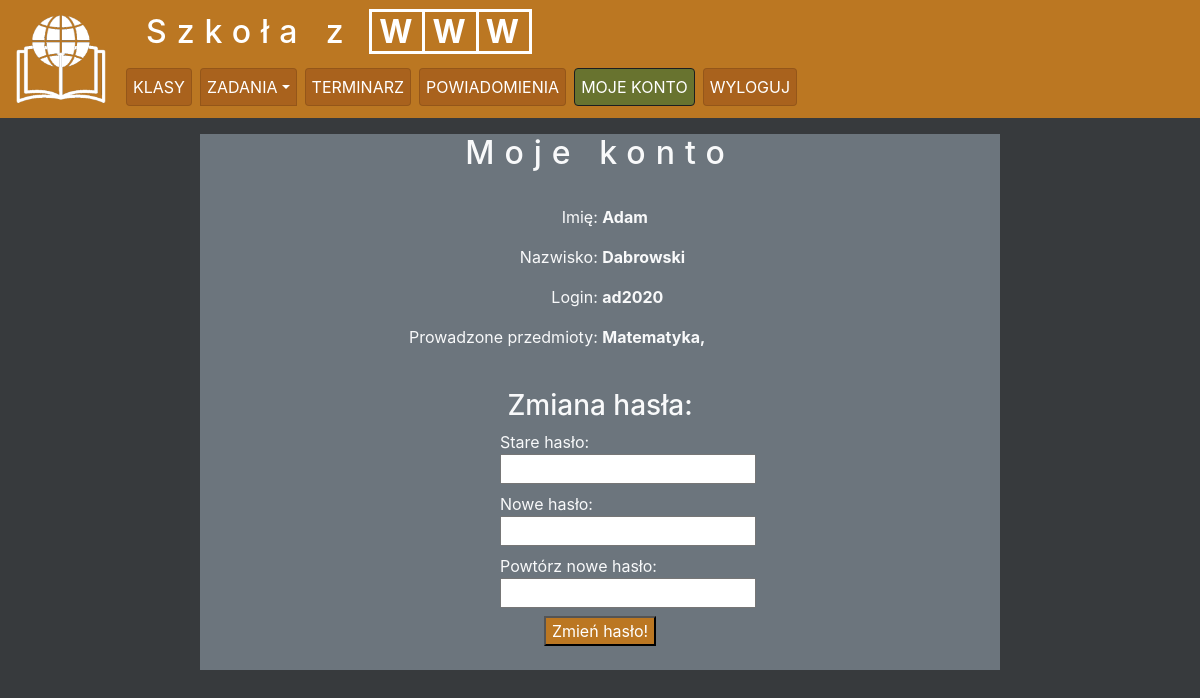
Page /mojeKonto.php (signed in) on the committed database.
### tables this page shows
CREATE TABLE `nauczyciele` (
  `id` int(11) NOT NULL,
  `imie` text NOT NULL,
  `nazwisko` text NOT NULL,
  `login` text NOT NULL,
  `haslo` text NOT NULL
);

CREATE TABLE `przedmioty` (
  `id` int(11) NOT NULL,
  `nazwa` text NOT NULL
);

### mojeKonto.php (the view, shortened to what this page needs)
<!DOCTYPE html>
<html lang="pl">
<head>
	<link rel="stylesheet" href="css/bootstrap.min.css">
	<link rel="stylesheet" href="main.css">
</head>
<body>
	<?php $active = "mojeKonto"; require "header.php";	?>
	<main>
		<div class="container-fluid">
			<div class="row">
				<div class="col-sm-8 my-3 mx-auto bg-secondary text-center text-light">
					<h2>Moje konto</h2>
					<br>
					<div class="d-inline-block text-right align-top w-25">
						<p>Imię: </p>
						<p>Nazwisko: </p>
						<p>Login: </p>
<?php
	if($_SESSION['zalogowany'][0] == 'u')
		echo "<p>Klasa: </p>";
	else
		echo "<p>Prowadzone przedmioty: ";
?>
					</div>
					<div class="d-inline-block text-left w-25">
<?php
	require_once "dbconnect.php";
	$conn = new mysqli($host, $user, $pass, $db);
	$dane = explode(",", $_SESSION['zalogowany']);
	if($dane[0] == "n")
		$result = $conn->query("SELECT * FROM nauczyciele WHERE id = '$dane[1]'");
	else
		$result = $conn->query("SELECT * FROM uczniowie WHERE id = '$dane[1]'");
	$row = $result->fetch_assoc();
	echo "<span class='font-weight-bold'><p>".$row['imie']."</p><p>".$row['nazwisko']."</p><p>".$row['login']."</p>";
	if($dane[0] == "n")
	{
		$id = $row['id'];
		$result = $conn->query("SELECT nazwa FROM przedmioty, zajecia WHERE przedmioty.id = zajecia.przedmiot_id AND nauczyciel_id = '$id'");
		while($row = $result->fetch_row() )
		{
			echo $row[0].",<br>";
		}
	}
	else
	{
		$id = $row['klasa_id'];
		$result = $conn->query("SELECT nazwa FROM klasy WHERE id = '$id'");
		$row = $result->fetch_row();
		echo $row[0];
	}
	echo "</p></span>";
?>
					</div>
					<br><br>
					<h3>Zmiana hasła:</h3>
						<form action="mojeKonto.php" method="post">
							<div class="formularz text-left">
							<label>Stare hasło:<br><input type="password" name="stareHaslo"></label><br>
							<label>Nowe hasło:<br><input type="password" name="haslo"></label><br>
							<label>Powtórz nowe hasło:<br><input type="password" name="haslo2"></label>
							</div>
							<br>
							<input type="submit" value="Zmień hasło!" class="submitButton"><br><br>
						</form>
				</div>
			</div>
		</div>
	</main>
</body>
</html>

### main.css (style rules this page uses)
body { background-color: #373a3d; }
.formularz { display: inline-block; width: 200px; }
@media (min-width: 576px) { h2 { letter-spacing: 10px; } }
.submitButton { background-color: #b72; color: white; }

### rows in the picture
nauczyciele: imie "Adam", nazwisko "Dabrowski", login "ad2020"
przedmioty: nazwa "Matematyka"
